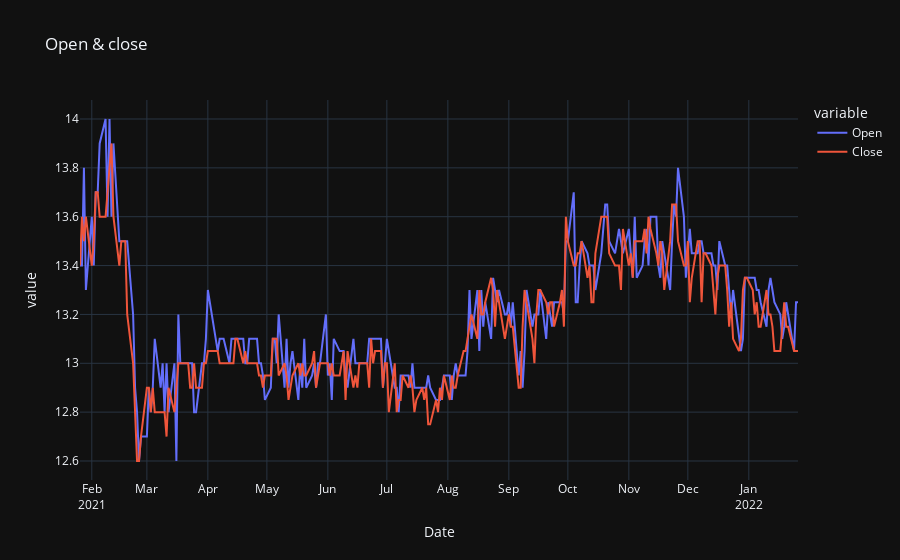

The code cell stored with this chart in its notebook:
### Code cell
fig = px.line(df, x="Date", y=df.drop(['Volume','Adj Close','Low','High'], axis=1).columns,
              title='Open & close ')
fig.update_xaxes(
    dtick="M1",
    tickformat="%b\n%Y")
fig.update_layout(template="plotly_dark")
fig.show()

### Figure 1 — Plotly figure (JSON) as saved in the notebook; plotly's stock layout.template omitted (floating-point values rounded to 4 significant figures; data arrays with more than 128 entries replaced by an {"elided": "..."} marker saying what was removed)
{"data": [{"hovertemplate": "variable=Open<br>Date=%{x}<br>value=%{y}<extra></extra>", "legendgroup": "Open", "line": {"color": "#636efa", "dash": "solid"}, "marker": {"symbol": "circle"}, "mode": "lines", "name": "Open", "orientation": "v", "showlegend": true, "type": "scatter", "x": {"elided": "260 str values"}, "xaxis": "x", "y": {"elided": "260 float values"}, "yaxis": "y"}, {"hovertemplate": "variable=Close<br>Date=%{x}<br>value=%{y}<extra></extra>", "legendgroup": "Close", "line": {"color": "#EF553B", "dash": "solid"}, "marker": {"symbol": "circle"}, "mode": "lines", "name": "Close", "orientation": "v", "showlegend": true, "type": "scatter", "x": {"elided": "260 str values"}, "xaxis": "x", "y": {"elided": "260 float values"}, "yaxis": "y"}], "layout": {"legend": {"title": {"text": "variable"}, "tracegroupgap": 0}, "title": {"text": "Open & close "}, "xaxis": {"anchor": "y", "domain": [0, 1], "dtick": "M1", "tickformat": "%b\n%Y", "title": {"text": "Date"}}, "yaxis": {"anchor": "x", "domain": [0, 1], "title": {"text": "value"}}}}
